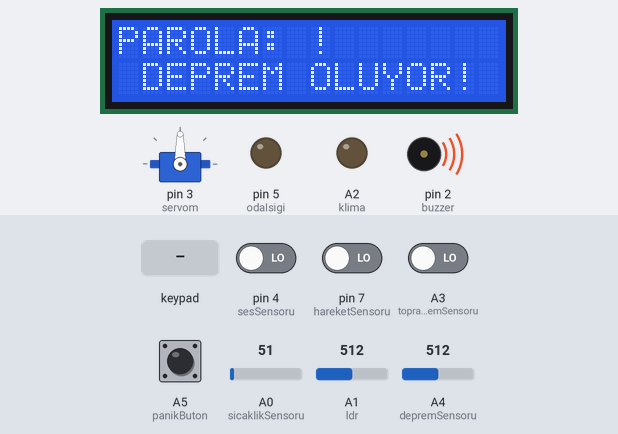
A sketch run on a simulated Arduino Mega 2560, built with avr-gcc and run on an emulated ATmega2560. Parts: 16×2 character LCD, servo, output pins drawn as LEDs (lit = HIGH), buzzer (waves = sounding, pin HIGH). The test bench sets the inputs (shaded band); at power-on: A3 (toprakNemSensoru), A5 (panikButon), pin 4 (sesSensoru), pin 7 (hareketSensoru) LOW, A0 (sicaklikSensoru) = 51, A4 (depremSensoru) = 512, A1 (ldr) = 512.

Above: at 2.2 s.
2.3 s: keypad keys 0 0 0 0 pressed 0.4 s apart
At 5.4 s:
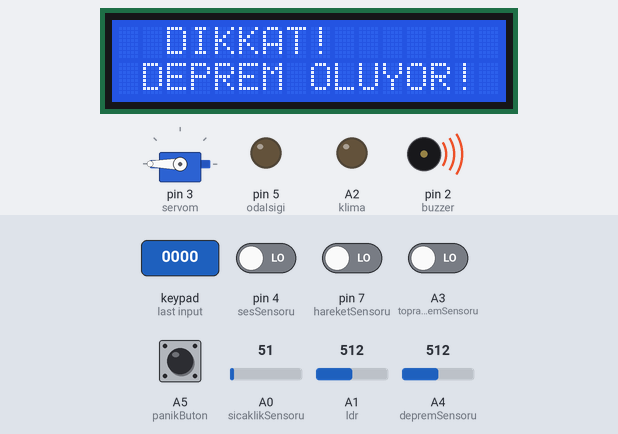
5.5 s: A0 (sicaklikSensoru) set to 67
At 7.8 s:
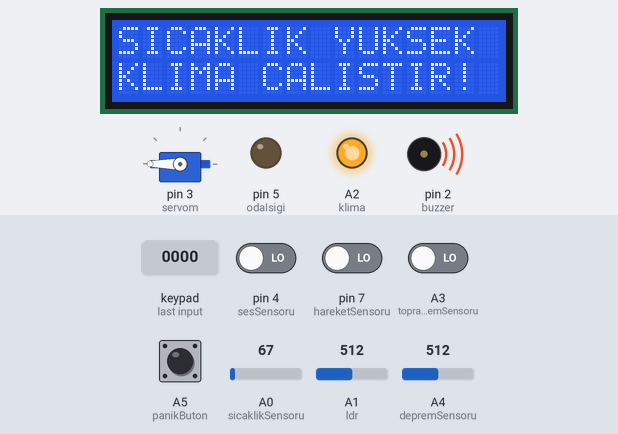
8.5 s: A4 (depremSensoru) set to 488
At 10.8 s:
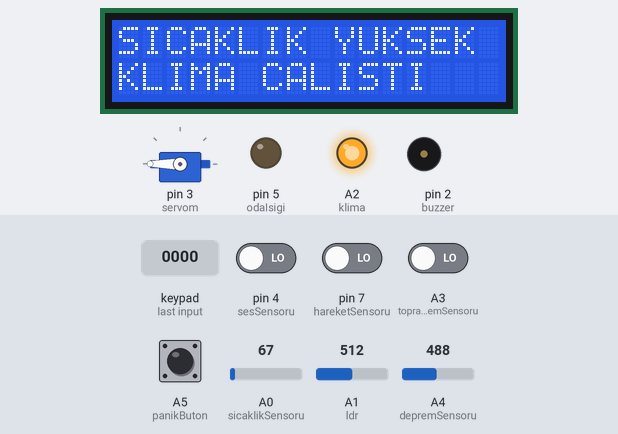
11.5 s: A3 (toprakNemSensoru) driven HIGH
At 12.5 s:
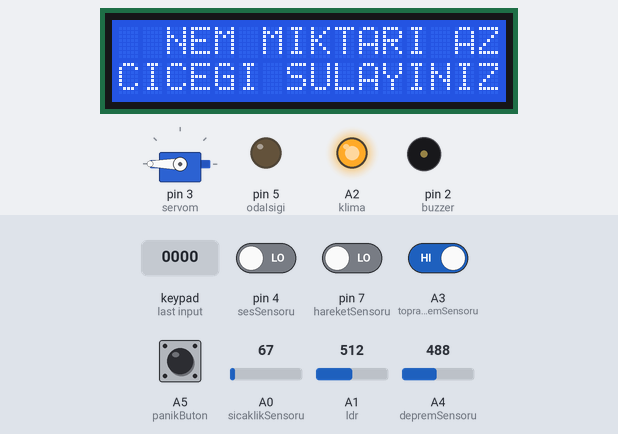
14.5 s: A1 (ldr) set to 716
17.5 s: A5 (panikButon) pulled HIGH for 1 s
At 19.9 s:
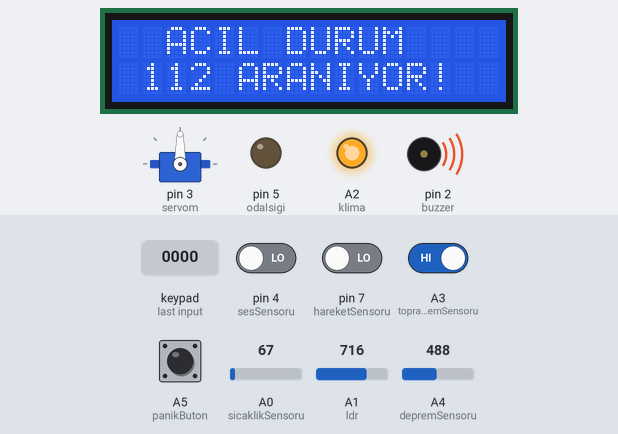
Timing chart, 0 to 22.5 s (numbered marks = the images above; inputs shaded):
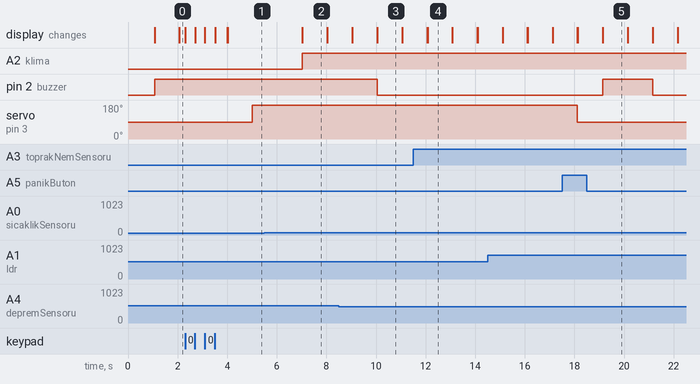

The sketch:

akilli_ev.ino
```cpp
#include <LiquidCrystal.h>
#include <Servo.h>
#include <Keypad.h>
LiquidCrystal lcd(13, 12, 11, 10, 9, 8);

#define sifreUzunluk  5

char data[sifreUzunluk];
char sifre[sifreUzunluk] = "0000";
byte data_count = 0, sifre_count = 0;
int sifreDenemeSayisi = 0;

char customKey;
const byte ROWS = 4;
const byte COLS = 3;

bool girisDurum = false;
char hexaKeys[ROWS][COLS] = {
  {'1', '2', '3'},
  {'4', '5', '6'},
  {'7', '8', '9'},
  {'*', '0', '#'}
};

byte rowPins[ROWS] = {25, 26, 27, 28};
byte colPins[COLS] = {24, 23, 22};

Keypad customKeypad = Keypad(makeKeymap(hexaKeys), rowPins, colPins, ROWS, COLS);

int hareketSensoru = 7;
int sesSensoru = 4;
int sicaklikSensoru = A0;
int ldr = A1;
int toprakNemSensoru = A3;
int depremSensoru = A4;
int odaIsigi = 5;
int buzzer = 2;
int klima = A2;
int panikButon = A5;

Servo servom;

void setup() {
  lcd.begin(16, 2);
  pinMode(hareketSensoru, INPUT);
  pinMode(sesSensoru, INPUT);
  pinMode(sicaklikSensoru, INPUT);
  pinMode(ldr, INPUT);
  pinMode(toprakNemSensoru, INPUT);
  pinMode(depremSensoru, INPUT);
  pinMode(odaIsigi, OUTPUT);
  pinMode(buzzer, OUTPUT);
  pinMode(klima, OUTPUT);
  servom.attach(3);
  Serial.begin(9600);
  lcd.setCursor(0, 0);
  lcd.print("EVE HOSGELDINIZ");
  delay(1000);
  lcd.clear();
  lcd.setCursor(0, 0);
  lcd.print("PAROLA :");
}

void loop() {
  int acilButon = digitalRead(panikButon);
  int hareket = digitalRead(hareketSensoru);
  int ses = digitalRead(sesSensoru);
  int sicaklik = analogRead(sicaklikSensoru) / 2 ;
  int titresim = analogRead(depremSensoru);
  int topraknem = digitalRead(toprakNemSensoru);
  int ldrDurum = analogRead(ldr);

  if (titresim > 500) {
    digitalWrite(buzzer, HIGH);
    lcd.clear();
    lcd.setCursor(0, 0);
    lcd.print("  DIKKAT!    ");
    lcd.setCursor(0, 1);
    lcd.print(" DEPREM OLUYOR!   ");
    delay(1000);
  } else {
    digitalWrite(buzzer, LOW);
    lcd.clear();
  }
  if (girisDurum == false)
  {
    if (hareket == HIGH) {
      digitalWrite(buzzer, HIGH);
      delay(300);
      digitalWrite(buzzer, LOW);
      lcd.clear();
      lcd.setCursor(0, 0);
      lcd.print(" IZINSIZ GIRIS! ");
      digitalWrite(buzzer, HIGH);
      delay(300);
      digitalWrite(buzzer, LOW);
      lcd.clear();
    }
    if (ses == HIGH) {
      digitalWrite(buzzer, HIGH);
      delay(300);
      digitalWrite(buzzer, LOW);
      lcd.setCursor(0, 0);
      lcd.print(" SES ALGILANDI ");
      delay(1000);
      lcd.clear();
      lcd.setCursor(0, 0);
      lcd.print(" IZINSIZ GIRIS! ");
      digitalWrite(buzzer, HIGH);
      delay(300);
      digitalWrite(buzzer, LOW);
      lcd.clear();
    }
    sifreGiris();
  }
  else {
    if (hareket == HIGH) {
      digitalWrite(odaIsigi, HIGH);
    } else {
      digitalWrite(odaIsigi, LOW);
    }
    if (topraknem == HIGH) {
      lcd.clear();
      lcd.setCursor(0, 0);
      lcd.print("  NEM MIKTARI AZ  ");
      lcd.setCursor(0, 1);
      lcd.print("CICEGI SULAYINIZ! ");
      delay(1000);
      lcd.clear();
    }
    if (acilButon == HIGH) {
      digitalWrite(buzzer, HIGH);
      lcd.clear();
      lcd.setCursor(0, 0);
      lcd.print("  ACIL DURUM   ");
      lcd.setCursor(0, 1);
      lcd.print(" 112 ARANIYOR! ");
      delay(1000);
      lcd.clear();
    }
    if (sicaklik > 30) {
      digitalWrite(klima, HIGH);
      lcd.setCursor(0, 0);
      lcd.print("SICAKLIK YUKSEK");
      lcd.setCursor(0, 1);
      lcd.print("KLIMA CALISTI");
      delay(1000);
      lcd.clear();
    }
    else {
      digitalWrite(klima, LOW);
    }
    if (ldrDurum > 710) {
      servom.write(90);
    }
    else {
      servom.write(180);
    }
  }
}
void sifreGiris() {
  while (girisDurum == false)
  {
    lcd.setCursor(0, 0);
    lcd.print("PAROLA: ");
    customKey = customKeypad.getKey();
    if (customKey) {
      data[data_count] = customKey;
      lcd.setCursor(data_count, 1);
      lcd.print(data[data_count]);
      data_count++;
    }
    if (data_count == sifreUzunluk - 1) {
      lcd.clear();
      if (!strcmp(data, sifre)) {
        lcd.print(" PAROLA DOGRU");
        girisDurum = true;
        sifreDenemeSayisi=0;
        delay(500);
      }
      else {
        if (sifreDenemeSayisi >= 2)
        {
          digitalWrite(buzzer, HIGH);
          delay(250);
          digitalWrite(buzzer, LOW);
          lcd.setCursor(0, 0);
          lcd.print("IZINSIZ GIRIS!");
          lcd.setCursor(0, 1);
          lcd.print("155 ARANIYOR...");
          delay(1000);
          return;
        }
        lcd.setCursor(0, 0);
        lcd.print("PAROLA YANLIS");
        lcd.setCursor(0, 1);
        lcd.print("TEKRAR DENEYINIZ");
        sifreDenemeSayisi++;
        delay(500);
      }
      lcd.clear();
      clearData();
    }
  }
}
void clearData() {
  while (data_count != 0) {
    data[data_count--] = 0;
  }
  return;
}
```

Measured:
- the behaviour switches between 61 and 62 on A0 (sicaklikSensoru) (found by bisection; images 1 and 2)
- the behaviour switches between 501 and 500 on A4 (depremSensoru) (found by bisection; images 2 and 3)
- after the input at 2.3 s, servo on pin 3 (servom): 90° → 180° after 2.7 s; the display: first changes at once (image 1 shows a later state)
- after the input at 5.5 s, A2 (klima): LOW → HIGH after 1.5 s; the display: changes after 1.5 s (image 2)
- after the input at 8.5 s, pin 2 (buzzer): HIGH → LOW after 1.6 s; the display: first differs from a run without the input after 1.6 s (image 3)
- after the input at 11.5 s, the display: first differs from a run without the input after 0.58 s (image 4)
- after the input at 17.5 s, pin 2 (buzzer): LOW → HIGH after 1.6 s, → LOW 2.0 s later; the display: first differs from a run without the input after 1.6 s (image 5)
